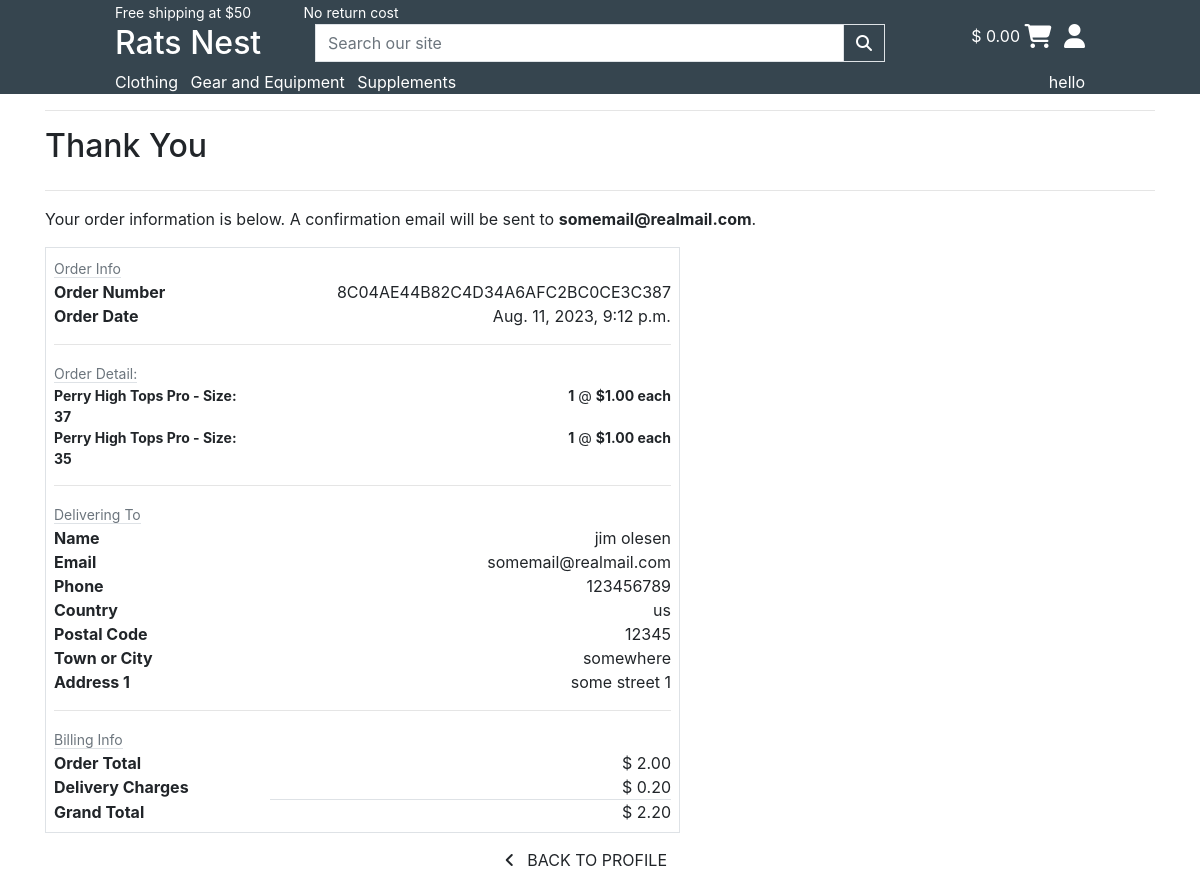
The app's page /profile/order_history/8C04AE44B82C4D34A6AFC2BC0CE3C387 with its own data.
### checkout/models.py (models this page shows, shortened)
class Order(models.Model):
    order_number = models.CharField(
        max_length=32, null=False, editable=False
    )
    user_profile = models.ForeignKey(
        UserProfile, on_delete=models.SET_NULL,
        null=True, blank=True, related_name='orders'
    )
    full_name = models.CharField(
        max_length=50, null=False, blank=False
    )
    email = models.EmailField(
        max_length=254, null=False, blank=False
    )
    phone_number = models.CharField(
        max_length=20, null=False, blank=False
    )
    country = CountryField(
        blank_label='Country *', null=False, blank=False
    )
    postcode = models.CharField(
        max_length=20, null=True, blank=True
    )
    town_or_city = models.CharField(
        max_length=40, null=False, blank=False
    )
    street_address1 = models.CharField(
        max_length=80, null=False, blank=False
    )
    street_address2 = models.CharField(
        max_length=80, null=True, blank=True
    )
    county = models.CharField(
        max_length=80, null=True, blank=True
    )
    date = models.DateTimeField(
        auto_now_add=True
    )
    delivery_cost = models.DecimalField(
        max_digits=6, decimal_places=2, null=False, default=0
    )
    order_total = models.DecimalField(
        max_digits=10, decimal_places=2, null=False, default=0
    )
    grand_total = models.DecimalField(
        max_digits=10, decimal_places=2, null=False, default=0
    )
    original_bag = models.TextField(
        null=False, blank=False, default=''
    )
    stripe_pid = models.CharField(
        max_length=254, null=False, blank=False, default=''
    )

class OrderLineItem(models.Model):
    order = models.ForeignKey(
        Order, null=False, blank=False,
        on_delete=models.CASCADE, related_name='lineitems'
    )
    product = models.ForeignKey(
        Product, null=False, blank=False,
        on_delete=models.CASCADE
    )
    product_size = models.CharField(
        max_length=2, null=True, blank=True
    )
    quantity = models.IntegerField(
        null=False, blank=False, default=0
    )
    lineitem_total = models.DecimalField(
        max_digits=6, decimal_places=2,
        null=False, blank=False, editable=False
    )

### products/models.py (models this page shows, shortened)
class Product(models.Model):
    class Meta:
        verbose_name_plural = 'Products'
    brand = models.ForeignKey('Brand', null=True, on_delete=models.SET_NULL)
    category = models.ForeignKey('Category', null=True, blank=True, on_delete=models.SET_NULL)
    domain = models.IntegerField(null=True, blank=True)
    sku = models.CharField(max_length=254, null=True, blank=True)
    name = models.CharField(max_length=254)
    description = models.TextField()
    price = models.DecimalField(max_digits=6, decimal_places=2)
    rating = models.DecimalField(max_digits=6, decimal_places=2, null=True, blank=True)
    image_url = models.URLField(max_length=1024, null=True, blank=True)
    image = models.ImageField(null=True, blank=True)
    m_or_f = models.CharField(null=True, max_length=254, choices=M_OR_F)
    color = models.ForeignKey('Color', null=True, blank=True, on_delete=models.SET_NULL)
    has_sizes = models.BooleanField(default=False, null=True, blank=True)

### profiles/views.py (the view)
def order_history(request, order_number):
    order = get_object_or_404(Order, order_number=order_number)
    messages.info(request, (
        f'This is a past confirmation for order number {order_number}. '
        'A confirmation email was sent on the order date.'
    ))
    template = 'checkout/checkout_success.html'
    context = {
        'order': order,
        'from_profile': True,
    }
    return render(request, template, context)

### bag/contexts.py (called while the page is built, shortened)
def bag_contents(request):
    bag_items = []
    total = 0
    product_count = 0
    bag = request.session.get('bag', {})
    if total < settings.FREE_DELIVERY_THRESHOLD:
        delivery = total * Decimal(settings.STANDARD_DELIVERY_PERCENTAGE / 100)
        free_delivery_delta = settings.FREE_DELIVERY_THRESHOLD - total
    else:
        delivery = 0
        free_delivery_delta = 0
    grand_total = delivery + total
    context = {
        'bag_items': bag_items,
        'total': total,
        'product_count': product_count,
        'delivery': delivery,
        'free_delivery_delta': free_delivery_delta,
        'free_delivery_threshold': settings.FREE_DELIVERY_THRESHOLD,
        'grand_total': grand_total,
    }
    return context

### checkout/templates/checkout/checkout_success.html (shortened to what this page needs)
{% extends "base.html" %}
{% load static %}
{% block extra_css %}
    <link rel="stylesheet" href="{% static 'checkout/css/checkout.css' %}">
{% endblock extra_css %}
{% block content %}
    <div class="container">
        <div class="row">
            <div class="col">
                <hr>
                <h2 class="logo-font mb-4">Thank You</h2>
                <hr>
                <p class="text-black">Your order information is below. A confirmation email will be sent to <strong>{{ order.email }}</strong>.</p>
            </div>
        </div>
        <div class="row">
            <div class="col-12 col-lg-7">
                <div class="order-confirmation-wrapper p-2 border">
                    <div class="row">
                        <div class="col">
                            <small class="text-muted border-bottom">Order Info</small>
                        </div>
                    </div>
                    <div class="row">
                        <div class="col-12 col-md-4">
                            <p class="mb-0 text-black font-weight-bold">Order Number</p>
                        </div>
                        <div class="col-12 col-md-8 text-md-right">
                            <p class="mb-0">{{ order.order_number }}</p>
                        </div>
                    </div>
                    <div class="row">
                        <div class="col-12 col-md-4">
                            <p class="mb-0 text-black font-weight-bold">Order Date</p>
                        </div>
                        <div class="col-12 col-md-8 text-md-right">
                            <p class="mb-0">{{ order.date }}</p>
                        </div>
                    </div>
                    <hr>
                    <div class="row">
                        <div class="col">
                            <small class="text-muted border-bottom">Order Detail:</small>
                        </div>
                    </div>
                    {% for item in order.lineitems.all %}
                    <div class="row">
                        <div class="col-12 col-md-4">
                            <p class="small mb-0 text-black font-weight-bold">
                                {{ item.product.name }}
                                {% if item.product_size %} - Size: {{ item.product_size | upper }} {% endif %}
                            </p>
                        </div>
                        <div class="col-12 col-md-8 text-md-right">
                            <p class="small mb-0"><strong>{{ item.quantity }}</strong>
                                @ <strong>${{ item.product.price }} each</strong>
                            </p>
                        </div>
                    </div>
                    {% endfor %}
                    <hr>
                    <div class="row">
                        <div class="col">
                            <small class="text-muted border-bottom">Delivering To</small>
                        </div>
                    </div>
                    <div class="row">
                        <div class="col-12 col-md-4">
                            <p class="mb-0 text-black font-weight-bold">Name</p>
                        </div>
                        <div class="col-12 col-md-8 text-md-right">
                            <p class="mb-0">{{ order.full_name }}</p>
                        </div>
                    </div>
                    <div class="row">
                        <div class="col-12 col-md-4">
                            <p class="mb-0 text-black font-weight-bold">Email</p>
                        </div>
                        <div class="col-12 col-md-8 text-md-right">
                            <p class="mb-0">{{ order.email }}</p>
                        </div>
                    </div>
                    <div class="row">
                        <div class="col-12 col-md-4">
                            <p class="mb-0 text-black font-weight-bold">Phone</p>
                        </div>
                        <div class="col-12 col-md-8 text-md-right">
                            <p class="mb-0">{{ order.phone_number }}</p>
                        </div>
                    </div>
                    <div class="row">
                        <div class="col-12 col-md-4">
                            <p class="mb-0 text-black font-weight-bold">Country</p>
                        </div>
                        <div class="col-12 col-md-8 text-md-right">
                            <p class="mb-0">{{ order.country }}</p>
                        </div>
                    </div>
                    <div class="row">
                        {% if order.postcode %}
                        <div class="col-12 col-md-4">
                            <p class="mb-0 text-black font-weight-bold">Postal Code</p>
                        </div>
                        <div class="col-12 col-md-8 text-md-right">
                            <p class="mb-0">{{ order.postcode }}</p>
                        </div>
                    </div>
                    {% endif %}
                    <div class="row">
                        <div class="col-12 col-md-4">
                            <p class="mb-0 text-black font-weight-bold">Town or City</p>
                        </div>
                        <div class="col-12 col-md-8 text-md-right">
                            <p class="mb-0">{{ order.town_or_city }}</p>
                        </div>
                    </div>
                    <div class="row">
                        <div class="col-12 col-md-4">
                            <p class="mb-0 text-black font-weight-bold">Address 1</p>
                        </div>
                        <div class="col-12 col-md-8 text-md-right">
                            <p class="mb-0">{{ order.street_address1 }}</p>
                        </div>
                    </div>
                    <hr>
                    <div class="row">
                        <div class="col">
                            <small class="text-muted border-bottom">Billing Info</small>
                        </div>
                    </div>
                    <div class="row">
                        <div class="col-12 col-md-4">
                            <p class="mb-0 text-black font-weight-bold">Order Total</p>
                        </div>
                        <div class="col-12 col-md-8 text-md-right">
                            <p class="mb-0">$ {{ order.order_total }}</p>
                        </div>
                    </div>
                    <div class="row">
                        <div class="col-12 col-md-4">
                            <p class="mb-0 text-black font-weight-bold">Delivery Charges</p>
                        </div>
                        <div class="col-12 col-md-8 text-md-right">
                            <p class="mb-0 border-bottom">$ {{ order.delivery_cost }}</p>
                        </div>
                    </div>
                    <div class="row">
                        <div class="col-12 col-md-4">
                            <p class="mb-0 text-black font-weight-bold">Grand Total</p>
                        </div>
                        <div class="col-12 col-md-8 text-md-right">
                            <p class="mb-0">$ {{ order.grand_total }}</p>
                        </div>
                    </div>
                </div>
            </div>
        </div>
        <div class="row">
			<div class="col-12 col-lg-7 text-right">
                {% if from_profile %}
                    <a href="{% url 'profile' %}" class="btn btn-black rounded-0 my-2">
                        <span class="icon mr-2">
                            <i class="fas fa-angle-left"></i>
                        </span>
                        <span class="text-uppercase">Back to Profile</span>
                    </a>
                {% endif %}
			</div>
		</div>
    </div>
{% endblock content %}

### records on screen
Order: email "somemail@realmail.com", order_number "8C04AE44B82C4D34A6AFC2BC0CE3C387", date "Aug. 11, 2023, 9:12 p.m.", full_name "jim olesen", phone_number "123456789", country "us", postcode "12345", town_or_city "somewhere", street_address1 "some street 1", order_total "2.00", delivery_cost "0.20", grand_total "2.20"
OrderLineItem: product.name "Perry High Tops Pro", product_size "37", quantity "1", product.price "1.00"
OrderLineItem: product.name "Perry High Tops Pro", product_size "35", quantity "1", product.price "1.00"
